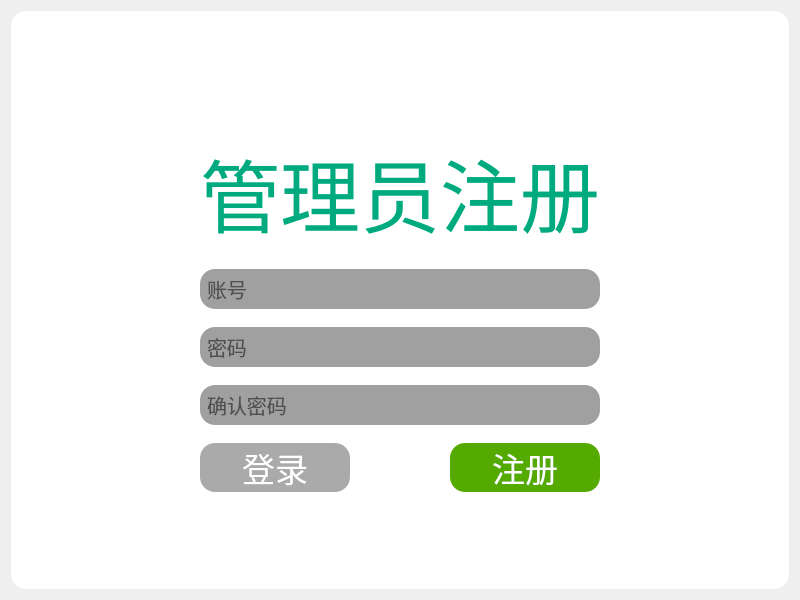
<?xml version="1.0" encoding="UTF-8"?>
<ui version="4.0">
 <class>Form</class>
 <widget class="QWidget" name="Form">
  <property name="geometry">
   <rect>
    <x>0</x>
    <y>0</y>
    <width>800</width>
    <height>600</height>
   </rect>
  </property>
  <property name="font">
   <font>
    <family>阿里巴巴普惠体 2.0 55 Regular</family>
   </font>
  </property>
  <property name="windowTitle">
   <string>教务管理系统</string>
  </property>
  <layout class="QHBoxLayout" name="horizontalLayout_5">
   <item>
    <widget class="QWidget" name="widget" native="true">
     <property name="styleSheet">
      <string notr="true">border-radius:15px;
background-color: rgb(255, 255, 255);</string>
     </property>
     <layout class="QHBoxLayout" name="horizontalLayout_8">
      <item>
       <layout class="QVBoxLayout" name="verticalLayout_5">
        <item>
         <layout class="QHBoxLayout" name="horizontalLayout_7">
          <item>
           <spacer name="horizontalSpacer_5">
            <property name="orientation">
             <enum>Qt::Horizontal</enum>
            </property>
            <property name="sizeHint" stdset="0">
             <size>
              <width>40</width>
              <height>20</height>
             </size>
            </property>
           </spacer>
          </item>
          <item>
           <widget class="QPushButton" name="pushButton_5">
            <property name="styleSheet">
             <string notr="true">image:url(static/imgs/close.png);</string>
            </property>
            <property name="text">
             <string/>
            </property>
           </widget>
          </item>
         </layout>
        </item>
        <item>
         <widget class="QStackedWidget" name="stackedWidget">
          <property name="currentIndex">
           <number>1</number>
          </property>
          <widget class="QWidget" name="page">
           <layout class="QHBoxLayout" name="horizontalLayout_9">
            <item>
             <layout class="QVBoxLayout" name="verticalLayout_2">
              <item>
               <spacer name="verticalSpacer">
                <property name="orientation">
                 <enum>Qt::Vertical</enum>
                </property>
                <property name="sizeHint" stdset="0">
                 <size>
                  <width>20</width>
                  <height>40</height>
                 </size>
                </property>
               </spacer>
              </item>
              <item>
               <layout class="QHBoxLayout" name="horizontalLayout_3">
                <item>
                 <spacer name="horizontalSpacer">
                  <property name="orientation">
                   <enum>Qt::Horizontal</enum>
                  </property>
                  <property name="sizeHint" stdset="0">
                   <size>
                    <width>40</width>
                    <height>20</height>
                   </size>
                  </property>
                 </spacer>
                </item>
                <item>
                 <layout class="QVBoxLayout" name="verticalLayout">
                  <property name="spacing">
                   <number>18</number>
                  </property>
                  <item>
                   <widget class="QLabel" name="label">
                    <property name="font">
                     <font>
                      <family>阿里巴巴普惠体 2.0 55 Regular</family>
                      <pointsize>60</pointsize>
                     </font>
                    </property>
                    <property name="styleSheet">
                     <string notr="true">color: rgb(0, 170, 127);</string>
                    </property>
                    <property name="text">
                     <string>教务管理系统</string>
                    </property>
                   </widget>
                  </item>
                  <item>
                   <widget class="QLineEdit" name="lineEdit">
                    <property name="font">
                     <font>
                      <family>阿里巴巴普惠体 2.0 55 Regular</family>
                      <pointsize>15</pointsize>
                     </font>
                    </property>
                    <property name="styleSheet">
                     <string notr="true">border-radius:15px;
background-color: rgb(160, 160, 160);
padding:5px; </string>
                    </property>
                    <property name="placeholderText">
                     <string>账号</string>
                    </property>
                   </widget>
                  </item>
                  <item>
                   <widget class="QLineEdit" name="lineEdit_2">
                    <property name="font">
                     <font>
                      <family>阿里巴巴普惠体 2.0 55 Regular</family>
                      <pointsize>15</pointsize>
                     </font>
                    </property>
                    <property name="styleSheet">
                     <string notr="true">border-radius:15px;
background-color: rgb(160, 160, 160);
padding:5px; </string>
                    </property>
                    <property name="echoMode">
                     <enum>QLineEdit::Password</enum>
                    </property>
                    <property name="placeholderText">
                     <string>密码</string>
                    </property>
                   </widget>
                  </item>
                  <item>
                   <layout class="QHBoxLayout" name="horizontalLayout_2">
                    <property name="spacing">
                     <number>80</number>
                    </property>
                    <item>
                     <widget class="QCheckBox" name="checkBox">
                      <property name="text">
                       <string>学生登录</string>
                      </property>
                      <property name="checked">
                       <bool>true</bool>
                      </property>
                      <property name="autoExclusive">
                       <bool>true</bool>
                      </property>
                     </widget>
                    </item>
                    <item>
                     <widget class="QCheckBox" name="checkBox_2">
                      <property name="text">
                       <string>教师登录</string>
                      </property>
                      <property name="autoExclusive">
                       <bool>true</bool>
                      </property>
                     </widget>
                    </item>
                    <item>
                     <widget class="QCheckBox" name="checkBox_3">
                      <property name="text">
                       <string>管理员登录</string>
                      </property>
                      <property name="autoExclusive">
                       <bool>true</bool>
                      </property>
                     </widget>
                    </item>
                   </layout>
                  </item>
                  <item>
                   <layout class="QHBoxLayout" name="horizontalLayout">
                    <property name="spacing">
                     <number>100</number>
                    </property>
                    <item>
                     <widget class="QPushButton" name="pushButton">
                      <property name="font">
                       <font>
                        <family>阿里巴巴普惠体 2.0 55 Regular</family>
                        <pointsize>25</pointsize>
                       </font>
                      </property>
                      <property name="styleSheet">
                       <string notr="true">QPushButton{
	border-radius:15px;
	background-color: rgb(85, 170, 0);
	color: rgb(255, 255, 255);
}
QPushButton:hover{
	background-color: rgb(0, 221, 162);
}
QPushButton:pressed{
	background-color: rgb(0, 90, 66);
}
</string>
                      </property>
                      <property name="text">
                       <string>登录</string>
                      </property>
                     </widget>
                    </item>
                    <item>
                     <widget class="QPushButton" name="pushButton_2">
                      <property name="font">
                       <font>
                        <family>阿里巴巴普惠体 2.0 55 Regular</family>
                        <pointsize>25</pointsize>
                       </font>
                      </property>
                      <property name="styleSheet">
                       <string notr="true">QPushButton{
	border-radius:15px;
	background-color: rgb(170, 170, 170);
	color: rgb(255, 255, 255);
}
QPushButton:hover{
	background-color: rgb(0, 170, 127);
}
QPushButton:pressed{
	background-color: rgb(0, 0, 0);
}
</string>
                      </property>
                      <property name="text">
                       <string>注册</string>
                      </property>
                     </widget>
                    </item>
                   </layout>
                  </item>
                 </layout>
                </item>
                <item>
                 <spacer name="horizontalSpacer_2">
                  <property name="orientation">
                   <enum>Qt::Horizontal</enum>
                  </property>
                  <property name="sizeHint" stdset="0">
                   <size>
                    <width>40</width>
                    <height>20</height>
                   </size>
                  </property>
                 </spacer>
                </item>
               </layout>
              </item>
              <item>
               <spacer name="verticalSpacer_2">
                <property name="orientation">
                 <enum>Qt::Vertical</enum>
                </property>
                <property name="sizeHint" stdset="0">
                 <size>
                  <width>20</width>
                  <height>40</height>
                 </size>
                </property>
               </spacer>
              </item>
             </layout>
            </item>
           </layout>
          </widget>
          <widget class="QWidget" name="page_2">
           <layout class="QHBoxLayout" name="horizontalLayout_10">
            <item>
             <layout class="QVBoxLayout" name="verticalLayout_3">
              <item>
               <spacer name="verticalSpacer_3">
                <property name="orientation">
                 <enum>Qt::Vertical</enum>
                </property>
                <property name="sizeHint" stdset="0">
                 <size>
                  <width>20</width>
                  <height>40</height>
                 </size>
                </property>
               </spacer>
              </item>
              <item>
               <layout class="QHBoxLayout" name="horizontalLayout_4">
                <item>
                 <spacer name="horizontalSpacer_3">
                  <property name="orientation">
                   <enum>Qt::Horizontal</enum>
                  </property>
                  <property name="sizeHint" stdset="0">
                   <size>
                    <width>40</width>
                    <height>20</height>
                   </size>
                  </property>
                 </spacer>
                </item>
                <item>
                 <layout class="QVBoxLayout" name="verticalLayout_4">
                  <property name="spacing">
                   <number>18</number>
                  </property>
                  <item>
                   <widget class="QLabel" name="label_2">
                    <property name="font">
                     <font>
                      <family>阿里巴巴普惠体 2.0 55 Regular</family>
                      <pointsize>60</pointsize>
                     </font>
                    </property>
                    <property name="styleSheet">
                     <string notr="true">color: rgb(0, 170, 127);</string>
                    </property>
                    <property name="text">
                     <string>管理员注册</string>
                    </property>
                   </widget>
                  </item>
                  <item>
                   <widget class="QLineEdit" name="lineEdit_3">
                    <property name="font">
                     <font>
                      <family>阿里巴巴普惠体 2.0 55 Regular</family>
                      <pointsize>15</pointsize>
                     </font>
                    </property>
                    <property name="styleSheet">
                     <string notr="true">border-radius:15px;
padding:5px;
background-color: rgb(160, 160, 160);</string>
                    </property>
                    <property name="placeholderText">
                     <string>账号</string>
                    </property>
                   </widget>
                  </item>
                  <item>
                   <widget class="QLineEdit" name="lineEdit_4">
                    <property name="font">
                     <font>
                      <family>阿里巴巴普惠体 2.0 55 Regular</family>
                      <pointsize>15</pointsize>
                     </font>
                    </property>
                    <property name="styleSheet">
                     <string notr="true">border-radius:15px;
padding:5px;
background-color: rgb(160, 160, 160);</string>
                    </property>
                    <property name="echoMode">
                     <enum>QLineEdit::Password</enum>
                    </property>
                    <property name="placeholderText">
                     <string>密码</string>
                    </property>
                   </widget>
                  </item>
                  <item>
                   <widget class="QLineEdit" name="lineEdit_9">
                    <property name="font">
                     <font>
                      <family>阿里巴巴普惠体 2.0 55 Regular</family>
                      <pointsize>15</pointsize>
                     </font>
                    </property>
                    <property name="styleSheet">
                     <string notr="true">border-radius:15px;
padding:5px;
background-color: rgb(160, 160, 160);</string>
                    </property>
                    <property name="echoMode">
                     <enum>QLineEdit::Password</enum>
                    </property>
                    <property name="placeholderText">
                     <string>确认密码</string>
                    </property>
                   </widget>
                  </item>
                  <item>
                   <layout class="QHBoxLayout" name="horizontalLayout_6">
                    <property name="spacing">
                     <number>100</number>
                    </property>
                    <item>
                     <widget class="QPushButton" name="pushButton_3">
                      <property name="font">
                       <font>
                        <family>阿里巴巴普惠体 2.0 55 Regular</family>
                        <pointsize>25</pointsize>
                       </font>
                      </property>
                      <property name="styleSheet">
                       <string notr="true">QPushButton{
	border-radius:15px;
	background-color: rgb(170, 170, 170);
	color: rgb(255, 255, 255);
}
QPushButton:hover{
	background-color: rgb(0, 170, 127);
}
QPushButton:pressed{
	background-color: rgb(0, 0, 0);
}</string>
                      </property>
                      <property name="text">
                       <string>登录</string>
                      </property>
                     </widget>
                    </item>
                    <item>
                     <widget class="QPushButton" name="pushButton_4">
                      <property name="font">
                       <font>
                        <family>阿里巴巴普惠体 2.0 55 Regular</family>
                        <pointsize>25</pointsize>
                       </font>
                      </property>
                      <property name="styleSheet">
                       <string notr="true">QPushButton{
	border-radius:15px;
	background-color: rgb(85, 170, 0);
	color: rgb(255, 255, 255);
}
QPushButton:hover{
	background-color: rgb(0, 221, 162);
}
QPushButton:pressed{
	background-color: rgb(0, 90, 66);
}

</string>
                      </property>
                      <property name="text">
                       <string>注册</string>
                      </property>
                     </widget>
                    </item>
                   </layout>
                  </item>
                 </layout>
                </item>
                <item>
                 <spacer name="horizontalSpacer_4">
                  <property name="orientation">
                   <enum>Qt::Horizontal</enum>
                  </property>
                  <property name="sizeHint" stdset="0">
                   <size>
                    <width>40</width>
                    <height>20</height>
                   </size>
                  </property>
                 </spacer>
                </item>
               </layout>
              </item>
              <item>
               <spacer name="verticalSpacer_4">
                <property name="orientation">
                 <enum>Qt::Vertical</enum>
                </property>
                <property name="sizeHint" stdset="0">
                 <size>
                  <width>20</width>
                  <height>40</height>
                 </size>
                </property>
               </spacer>
              </item>
             </layout>
            </item>
           </layout>
          </widget>
         </widget>
        </item>
       </layout>
      </item>
     </layout>
    </widget>
   </item>
  </layout>
 </widget>
 <resources/>
 <connections>
  <connection>
   <sender>pushButton</sender>
   <signal>clicked()</signal>
   <receiver>Form</receiver>
   <slot>login()</slot>
   <hints>
    <hint type="sourcelabel">
     <x>325</x>
     <y>437</y>
    </hint>
    <hint type="destinationlabel">
     <x>800</x>
     <y>567</y>
    </hint>
   </hints>
  </connection>
  <connection>
   <sender>pushButton_2</sender>
   <signal>clicked()</signal>
   <receiver>Form</receiver>
   <slot>open_register_page()</slot>
   <hints>
    <hint type="sourcelabel">
     <x>606</x>
     <y>432</y>
    </hint>
    <hint type="destinationlabel">
     <x>800</x>
     <y>468</y>
    </hint>
   </hints>
  </connection>
  <connection>
   <sender>pushButton_3</sender>
   <signal>clicked()</signal>
   <receiver>Form</receiver>
   <slot>open_login_page()</slot>
   <hints>
    <hint type="sourcelabel">
     <x>300</x>
     <y>429</y>
    </hint>
    <hint type="destinationlabel">
     <x>797</x>
     <y>457</y>
    </hint>
   </hints>
  </connection>
  <connection>
   <sender>pushButton_4</sender>
   <signal>clicked()</signal>
   <receiver>Form</receiver>
   <slot>register()</slot>
   <hints>
    <hint type="sourcelabel">
     <x>549</x>
     <y>429</y>
    </hint>
    <hint type="destinationlabel">
     <x>799</x>
     <y>408</y>
    </hint>
   </hints>
  </connection>
  <connection>
   <sender>pushButton_5</sender>
   <signal>clicked()</signal>
   <receiver>Form</receiver>
   <slot>close_window()</slot>
   <hints>
    <hint type="sourcelabel">
     <x>779</x>
     <y>20</y>
    </hint>
    <hint type="destinationlabel">
     <x>799</x>
     <y>21</y>
    </hint>
   </hints>
  </connection>
 </connections>
 <slots>
  <slot>login()</slot>
  <slot>open_register_page()</slot>
  <slot>open_login_page()</slot>
  <slot>register()</slot>
  <slot>close_window()</slot>
 </slots>
</ui>
